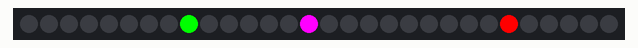
A sketch run on a simulated Arduino Uno, built with avr-gcc and run on an emulated ATmega328P. Parts: 30 RGB LEDs in strip order, left to right.

Above: at 0.57 s.
At 6.92 s:
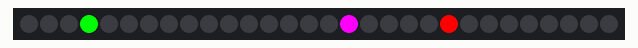
At 11.45 s:
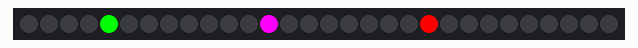
At 19.31 s:
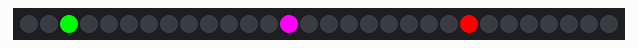
At 39.83 s:
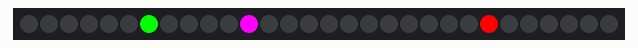

The sketch:

onestrandLED.ino
```cpp
#include <Adafruit_NeoPixel.h>

int pin = 2;                // input pin Neopixel is attached to
int totalNum = 30;          // number of neopixels in whole strip
unsigned long currentTime;  // running time for program
int firstPixels[3] = {8, 11, 20};
int redColors[3] = {0, 255, 255};
int greenColors[3] = {255, 0, 0};
int blueColors[3] = {0, 255, 0};


// define turbine portion
int turbNum = 8;           // number of neopixels in turbine portion
int turbFirst = 8;         // index of first pixel in portion
int turbPrev = 100;        // initialize previous position
int turbCurr = turbFirst;  // initialize variable to track current index
int turbInterval = 300;    // set interval/speed
bool turbNewPeriod = true;
unsigned long turbPeriodStart;


// define PV portion
int pvNum = 6;         // number of neopixels in turbine portion
int pvFirst = 11;      // index of first pixel in portion
int pvPrev = 100;      // initialize previous position
int pvCurr = pvFirst;  // initialize variable to track current index
int pvInterval = 50;  // set interval/speed
bool pvNewPeriod = true;
unsigned long pvPeriodStart;

// define solar thermal portion
int solarNum = 5;            // number of neopixels in turbine portion
int solarFirst = 20;         // index of first pixel in portion
int solarPrev = 100;         // initialize previous position
int solarCurr = solarFirst;  // initialize variable to track current index
int solarInterval = 100;     // set interval/speed
bool solarNewPeriod = true;
unsigned long solarPeriodStart;

Adafruit_NeoPixel pixels = Adafruit_NeoPixel(totalNum, pin, NEO_GRB + NEO_KHZ800);

int forwardBlink(int start, int N, int prevN, int num, int red, int green, int blue) {
  prevN = N - 1;
  if (N == start && currentTime > 0) {
    prevN = start + num - 1;
  }
  LED_move(prevN, N, red, green, blue);
  N++;
  if (N == num + start) {
    N = start;
  }
  return N;
}


int backwardBlink(int start, int N, int prevN, int num, int red, int green, int blue) {
  prevN = N + 1;
  if (N == start && currentTime > 0) {
    prevN = start - num + 1;
  }
  LED_move(prevN, N, red, green, blue);
  N--;
  if (N == start - num) {
    N = start;
  }
  return N;
}

void LED_move(int prevN, int N, int red, int green, int blue) {
  pixels.setPixelColor(N, pixels.Color(red, green, blue));
 pixels.setPixelColor(prevN, pixels.Color(0, 0, 0));
  pixels.show();
}

void setup() {
  // put your setup code here, to run once:
  Serial.begin(9600);
  // Initialize the NeoPixel library.
  pixels.begin();
	for (byte i = 0; i < 3; i++) {
  pixels.setPixelColor(firstPixels[i], pixels.Color(redColors[i], greenColors[i], blueColors[i]));
}
}


void loop() {
  // put your main code here, to run repeatedly:
  currentTime = millis();
  if (turbNewPeriod == true) {
    turbPeriodStart = currentTime;
    turbNewPeriod = false;
  }
  if (currentTime - turbPeriodStart > turbInterval) {
    turbCurr = backwardBlink(turbFirst, turbCurr, turbPrev, turbNum, redColors[0], greenColors[0], blueColors[0]);
    turbNewPeriod = true;
  }
  if (pvNewPeriod == true) {
    pvPeriodStart = currentTime;
    pvNewPeriod = false;
  }
  if (currentTime - pvPeriodStart > pvInterval) {
    pvCurr = forwardBlink(pvFirst, pvCurr, pvPrev, pvNum, redColors[1], greenColors[1], blueColors[1]);
    pvNewPeriod = true;
  }
  if (solarNewPeriod == true) {
    solarPeriodStart = currentTime;
    solarNewPeriod = false;
  }
  if (currentTime - solarPeriodStart > solarInterval) {
    solarCurr = forwardBlink(solarFirst, solarCurr, solarPrev, solarNum, redColors[2], greenColors[2], blueColors[2]);
    solarNewPeriod = true;
  }
}
```
